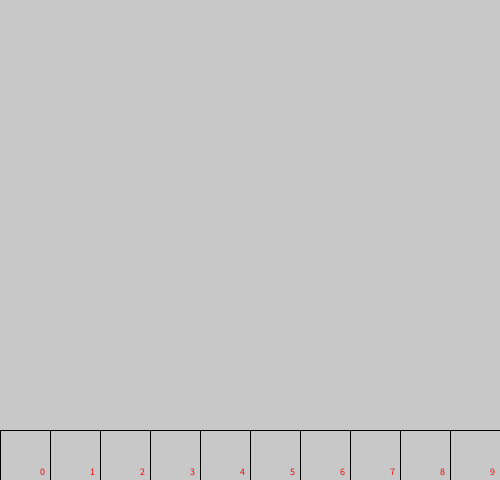
Frame 1 (no input)
Frame 60 (the mouse pressed at the canvas centre just before this capture): identical to frame 1, image omitted
Frame 120 (the mouse held since frame 60 and released just before this capture): identical to frame 1, image omitted

The Processing sketch that drew this single still picture (run headless with seeded random() and noise(); from frame 60 on, the mouse is pressed at the canvas centre):

// Processing sketch: inicio_calculadora
// ── inicio_calculadora.pde
int cant = 10;
String [] posiciones = new String [cant];
int posY;
int tam;
int cantCaracteres = 1;

void setup() {
  size(500, 480);
  tam = width/cant;
  posY = height - tam;
  
  for(int i=0; i<cant; i++){
    posiciones[i] = "";
  }
 
}

void draw() {
  background(200);
  fill(0);
  textSize(20);
  
  for(int i=0; i<cant; i++){
    noFill();
    rect(i * tam, posY, tam, tam);
    fill(255,0,0);
    textSize(10);
    text(i, i * tam + tam - 10, posY + tam - 5);
    
    fill(0);
    textSize(20);
    text(posiciones[i], i * tam + tam/3, posY + tam/2);
  }
}

void keyPressed() {
  if(key == '0'){
    if(cantCaracteres > 1){
      for(int i = cantCaracteres; i >= 2; i--){
        posiciones[cant-i] = posiciones[cant-i+1];
        posiciones[cant-i+1] = "0";
      }
    }else{
      posiciones[cant-cantCaracteres] = "0";
    }
    cantCaracteres++;
  }else if(key == '1'){
    if(cantCaracteres > 1){
      for(int i = cantCaracteres; i >= 2; i--){
        posiciones[cant-i] = posiciones[cant-i+1];
        posiciones[cant-i+1] = "1";
      }
    }else{
      posiciones[cant-cantCaracteres] = "1";
    }
    cantCaracteres++;
  }else if(key == '2'){
    if(cantCaracteres > 1){
      for(int i = cantCaracteres; i >= 2; i--){
        posiciones[cant-i] = posiciones[cant-i+1];
        posiciones[cant-i+1] = "2";
      }
    }else{
      posiciones[cant-cantCaracteres] = "2";
    }
    cantCaracteres++;
  }else if(key == '+'){
    if(cantCaracteres > 1){
      for(int i = cantCaracteres; i >= 2; i--){
        posiciones[cant-i] = posiciones[cant-i+1];
        posiciones[cant-i+1] = "+";
      }
    }
    cantCaracteres++;
  }
}
